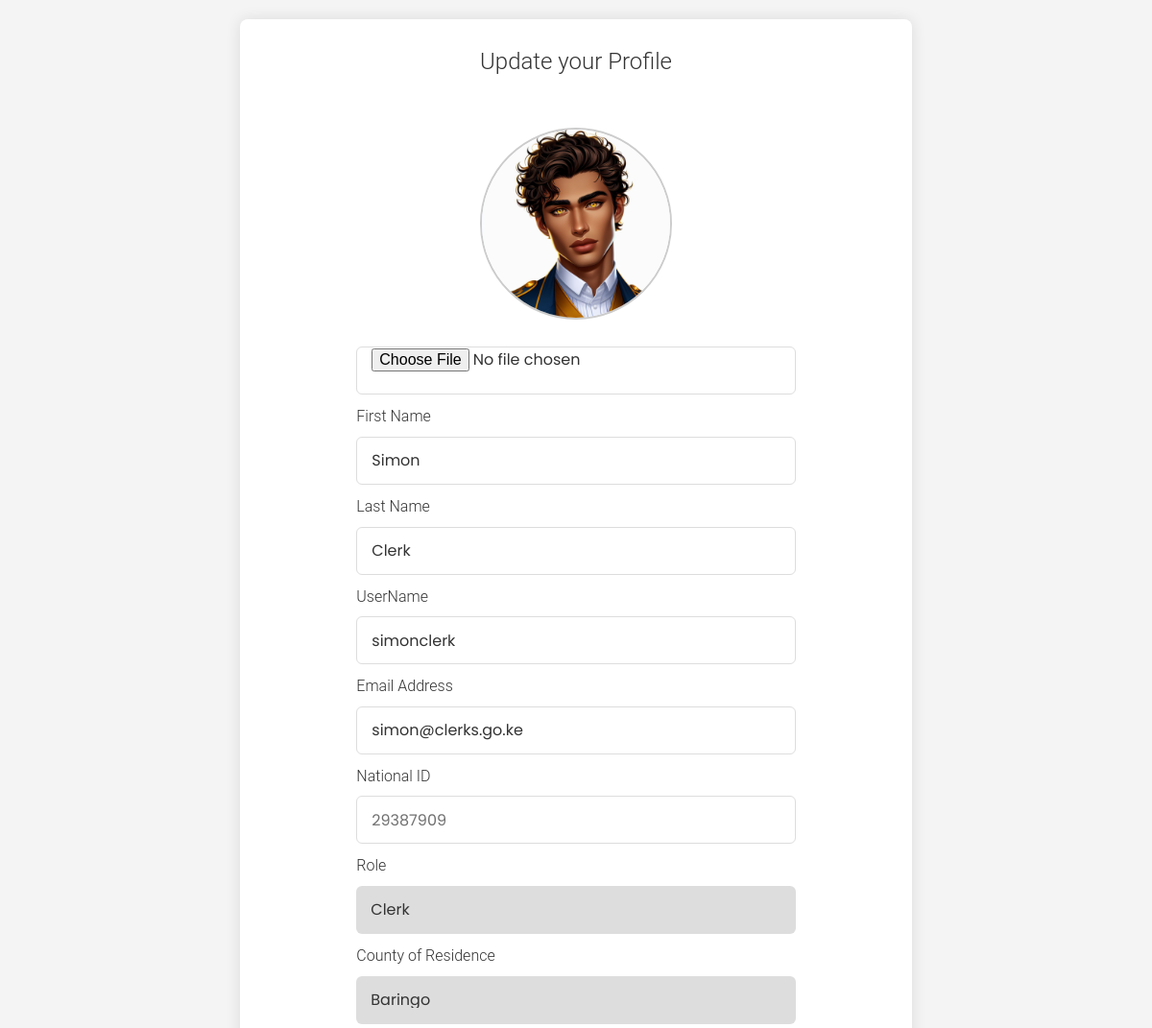
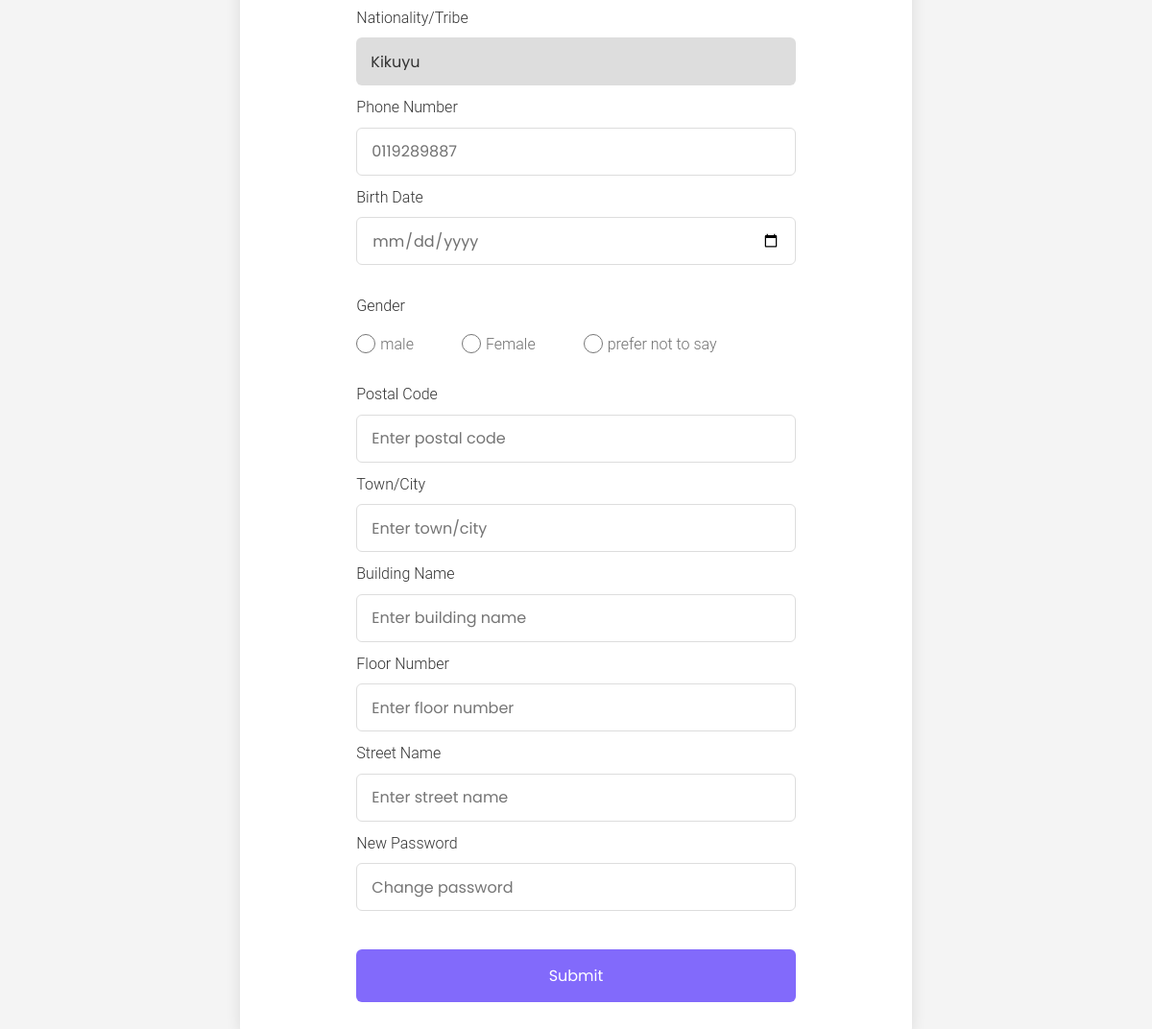
Screenshot of /manage-profile/2 (signed in) with the database file from the repository (2 pictures, top to bottom).
### court_proceedings_management_application/models.py (models this page shows, shortened)
class User(AbstractUser, PermissionsMixin):
    ROLES = (
        ('admin', 'Admin'),
        ('clerk', 'Clerk'),
        ('judge', 'Judge'),
        ('participant', 'Participant'),
        ('lawyer', 'Lawyer'),
    )
    COUNTY_CHOICES = (
        ('Baringo', 'Baringo'),
        ('Bomet', 'Bomet'),
        ('Bungoma', 'Bungoma'),
        ('Busia', 'Busia'),
        ('Elgeyo Marakwet', 'Elgeyo Marakwet'),
        ('Embu', 'Embu'),
        ('Garissa', 'Garissa'),
        ('Homa Bay', 'Homa Bay'),
        ('Isiolo', 'Isiolo'),
        ('Kajiado', 'Kajiado'),
        ('Kakamega', 'Kakamega'),
        ('Kericho', 'Kericho'),
        ('Kiambu', 'Kiambu'),
        ('Kilifi', 'Kilifi'),
        ('Kirinyaga', 'Kirinyaga'),
        ('Kisii', 'Kisii'),
        ('Kisumu', 'Kisumu'),
        ('Kitui', 'Kitui'),
        ('Kwale', 'Kwale'),
        ('Laikipia', 'Laikipia'),
        ('Lamu', 'Lamu'),
        ('Machakos', 'Machakos'),
        ('Makueni', 'Makueni'),
        ('Mandera', 'Mandera'),
        ('Marsabit', 'Marsabit'),
        ('Meru', 'Meru'),
        ('Migori', 'Migori'),
        ('Mombasa', 'Mombasa'),
        ('Murang\'a', 'Murang\'a'),
        ('Nairobi', 'Nairobi'),
        ('Nakuru', 'Nakuru'),
        ('Nandi', 'Nandi'),
        ('Narok', 'Narok'),
        ('Nyamira', 'Nyamira'),
        ('Nyandarua', 'Nyandarua'),
        ('Nyeri', 'Nyeri'),
        ('Samburu', 'Samburu'),
        ('Siaya', 'Siaya'),
        ('Taita Taveta', 'Taita Taveta'),
        ('Tana River', 'Tana River'),
        ('Tharaka Nithi', 'Tharaka Nithi'),
    )
    TRIBE_CHOICES = (
        ('Kikuyu', 'Kikuyu'),
        ('Luhya', 'Luhya'),
        ('Luo', 'Luo'),
        ('Kalenjin', 'Kalenjin'),
        ('Kamba', 'Kamba'),
        ('Kisii', 'Kisii'),
        ('Mijikenda', 'Mijikenda'),
        ('Meru', 'Meru'),
        ('Turkana', 'Turkana'),
        ('Maasai', 'Maasai'),
        ('Embu', 'Embu'),
        ('Taita', 'Taita'),
        ('Giriama', 'Giriama'),
        ('Rendille', 'Rendille'),
        ('Borana', 'Borana'),
        ('Samburu', 'Samburu'),
        ('Pokomo', 'Pokomo'),
        ('Orma', 'Orma'),
        ('Elmolo', 'Elmolo'),
        ('Digo', 'Digo'),
        ('Swahili', 'Swahili'),
        ('Taveta', 'Taveta'),
        ('Kuria', 'Kuria'),
        ('Mbeere', 'Mbeere'),
        ('Tharaka', 'Tharaka'),
        ('Gusii', 'Gusii'),
        ('Ilchamus', 'Ilchamus'),
        ('Kalenjin', 'Kalenjin'),
        ('Kamba', 'Kamba'),
        ('Kikuyu', 'Kikuyu'),
        ('Kisii', 'Kisii'),
        ('Kuria', 'Kuria'),
        ('Luhya', 'Luhya'),
        ('Luo', 'Luo'),
        ('Maasai', 'Maasai'),
        ('Meru', 'Meru'),
        ('Mijikenda', 'Mijikenda'),
        ('Pokomo', 'Pokomo'),
        ('Rendille', 'Rendille'),
        ('Samburu', 'Samburu'),
        ('Somali', 'Somali'),
        ('Swahili', 'Swahili'),
        ('Taita', 'Taita'),
        ('Taveta', 'Taveta'),
        ('Tharaka', 'Tharaka'),
        ('Turkana', 'Turkana'),
        ('Gabra', 'Gabra'),
        ('Giriama', 'Giriama'),
    )
    GENDER_CHOICES = (
        ('male', 'Male'),
        ('female', 'Female'),
        ('prefer not to say', 'Prefer not to say'),
    )
    profile_image = models.ImageField(upload_to='profile_images/', null=True, blank=True, default='profile_images'
                                                                                                  '/default.png')
    user_id = models.CharField(max_length=30, unique=True)
    first_name = models.CharField(max_length=30)
    last_name = models.CharField(max_length=30, null=True, blank=True)
    username = models.CharField(max_length=30, unique=True)
    email = models.EmailField(unique=True)
    role = models.CharField(max_length=30, choices=ROLES, default='observer')
    national_id = models.IntegerField(unique=True)
    county_of_residence = models.CharField(max_length=30, choices=COUNTY_CHOICES, default='Nairobi')
    phone_number = models.CharField(max_length=15, blank=True)
    gender = models.CharField(max_length=30, choices=GENDER_CHOICES, default='prefer not to say')
    tribe = models.CharField(max_length=30, choices=TRIBE_CHOICES, default='Kikuyu')
    date_of_birth = models.DateField()
    address = models.CharField(max_length=255)
    password = models.CharField(max_length=30)
    is_active = models.BooleanField(default=True)
    is_staff = models.BooleanField(default=False)
    is_superuser = models.BooleanField(default=False)
    date_joined = models.DateTimeField(auto_now_add=True)
    created_by = models.ForeignKey('self', on_delete=models.SET_NULL, null=True, blank=True)
    is_approved = models.BooleanField(default=False)
    courts = models.ManyToManyField('Court', related_name='users', blank=True)

### court_proceedings_management_application/views.py (the view, shortened to what this page needs)
# urls.py: path('manage-profile/<int:user_id>', views.ManageProfileView.as_view(), name='manage-profile'),
class ManageProfileView(View):
    def __init__(self, *args, **kwargs):
        super().__init__(*args, **kwargs)
        self.user_service = UserService()
        self.court_service = CourtService()
    def get(self, request, user_id):
        user = request.user
        user_info = self.user_service.get_user_info(user.username)
        roles = self.user_service.get_role_by_user(user)
        counties = self.user_service.get_counties()
        tribes = self.user_service.get_tribes()
        court_objects = self.court_service.get_all_courts()
        try:
            user = self.user_service.get_user_by_id(user_id)
        except UserDoesNotExist:
            messages.error(request, 'Account not found', extra_tags='toast')
            return redirect('dashboard')
        context = {
            'user_info': user_info,
            'user': user,
            'roles': roles,
            'counties': counties,
            'tribes': tribes,
            'court_objects': court_objects
        }
        return render(request, 'manage-profile.html', context)

### templates/manage-profile.html (shortened to what this page needs)
{% load static %}
<!DOCTYPE html>
<html lang="en">
<head>
    <link rel="stylesheet" href="{% static 'styles/main.css' %}">
    <link rel="stylesheet" href="https://cdnjs.cloudflare.com/ajax/libs/font-awesome/5.15.2/css/all.min.css"/>
</head>
<body>
<main>
    <section class="form-container">
        <header>Update your Profile</header>
        <form action="{% url 'manage-profile' user_id=request.user.id %}" method="post" class="form" enctype="multipart/form-data">
            <div class="container image-container">
                {% if user.profile_image %}
                    <img id="output" class="image-view" width="200" src="{{ user.profile_image.url }}" style="border-radius: 50%"/>
                {% else %}
                    <img id="output" class="image-view" width="200" src="{% static 'images/default.png' %}" style="border-radius: 50%"/>
                {% endif %}
            </div>
            <input type="file" id="profile_image" name="profile_image" accept="image/*" onchange="loadFile(event)" class="form-field form-font">
            <div class="input-box">
                <label>First Name</label>
                <input type="text" name="first_name" placeholder="Enter first name" required class="form-field form-font" value="{{ user.first_name }}"/>
            </div>
            <div class="input-box">
                <label>Last Name</label>
                <input type="text" name="last_name" placeholder="Enter last name" required class="form-field form-font" value="{{ user.last_name }}"/>
            </div>
            <div class="input-box">
                <label>UserName</label>
                <input type="text" name="username" placeholder="Enter username" required class="form-field form-font" value="{{ user.username }}"/>
            </div>
            <div class="input-box">
                <label>Email Address</label>
                <input type="email" name="email" placeholder="Enter email address" required class="form-field form-font" value="{{ user.email }}"/>
            </div>
            <div class="input-box">
                <label>National ID</label>
                <input type="number" name="national_id" placeholder="Enter ID Number" required class="form-field form-number form-font" value="{{ user.national_id }}"/>
            </div>
            <div class="input-box">
                <label>Role</label>
                <select name="role" class="form-field form-dropdown form-font">
                    <option value="{{ user.role }}">{{ user.role |capfirst }}</option>
                </select>
            </div>
            <div class="input-box">
                <label>County of Residence</label>
                <select name="county_of_residence" class="form-field form-dropdown form-font" required>
                    {% for county in counties %}
                        <option value="{{ county.0 }}">{{ county.1 }}</option>
                    {% endfor %}
                </select>
            </div>
            <div class="input-box">
                <label>Nationality/Tribe</label>
                <select name="tribe" class="form-field form-dropdown form-font" required>
                    {% for tribe in tribes %}
                        <option value="{{ tribe.0 }}">{{ tribe.1 }}</option>
                    {% endfor %}
                </select>
            </div>
            <div class="column">
                <div class="input-box">
                    <label>Phone Number</label>
                    <input type="number" name="phone_number" placeholder="Enter phone number" required class="form-field form-number form-font" value="{{ user.phone_number }}"/>
                </div>
                <div class="input-box">
                    <label>Birth Date</label>
                    <input type="date" name="date_of_birth" placeholder="Enter birth date" required class="form-field form-date form-font" value="{{ user.date_of_birth }}"/>
                </div>
            </div>
            <div class="form-radio-box">
                <h3>Gender</h3>
                <div class="radio-option">
                    <div class="radio">
                        <input type="radio" id="check-male" name="gender" value="male" required class="form-field form-radio form-font"/>
                        <label for="check-male">male</label>
                    </div>
                    <div class="radio">
                        <input type="radio" id="check-female" name="gender" value="female" required class="form-field form-radio form-font"/>
                        <label for="check-female">Female</label>
                    </div>
                    <div class="radio">
                        <input type="radio" id="check-other" name="gender" value="prefer not to say" required class="form-field form-radio form-font"/>
                        <label for="check-other">prefer not to say</label>
                    </div>
                </div>
            </div>
            <div class="input-box">
                <label>Postal Code</label>
                <input type="text" name="postal_code" placeholder="Enter postal code" required class="form-field form-font"/>
            </div>
            <div class="input-box">
                <label>Town/City</label>
                <input type="text" name="town_city" placeholder="Enter town/city" required class="form-field form-font"/>
            </div>
            <div class="input-box">
                <label>Building Name</label>
                <input type="text" name="building_name" placeholder="Enter building name" class="form-field form-font"/>
            </div>
            <div class="input-box">
                <label>Floor Number</label>
                <input type="text" name="floor_number" placeholder="Enter floor number" class="form-field form-font"/>
            </div>
            <div class="input-box">
                <label>Street Name</label>
                <input type="text" name="street_name" placeholder="Enter street name" class="form-field form-font"/>
            </div>
            <div class="input-box">
                <label>New Password</label>
                <input type="password" name="password" placeholder="Change password" class="form-field form-font"/>
            </div>
            <button class="form-field form-submit form-font">Submit</button>
        </form>
    </section>
</main>
<link href="https://cdnjs.cloudflare.com/ajax/libs/cropperjs/1.5.12/cropper.min.css" rel="stylesheet">
</body>
</html>

### rows the page displays
User: profile_image (picture), first_name "Simon", last_name "Clerk", username "simonclerk", email "simon@clerks.go.ke", national_id "29387909", role "Clerk", phone_number "0119289887"

### other values shown
form field county_of_residence "Baringo"
form field tribe "Kikuyu"
